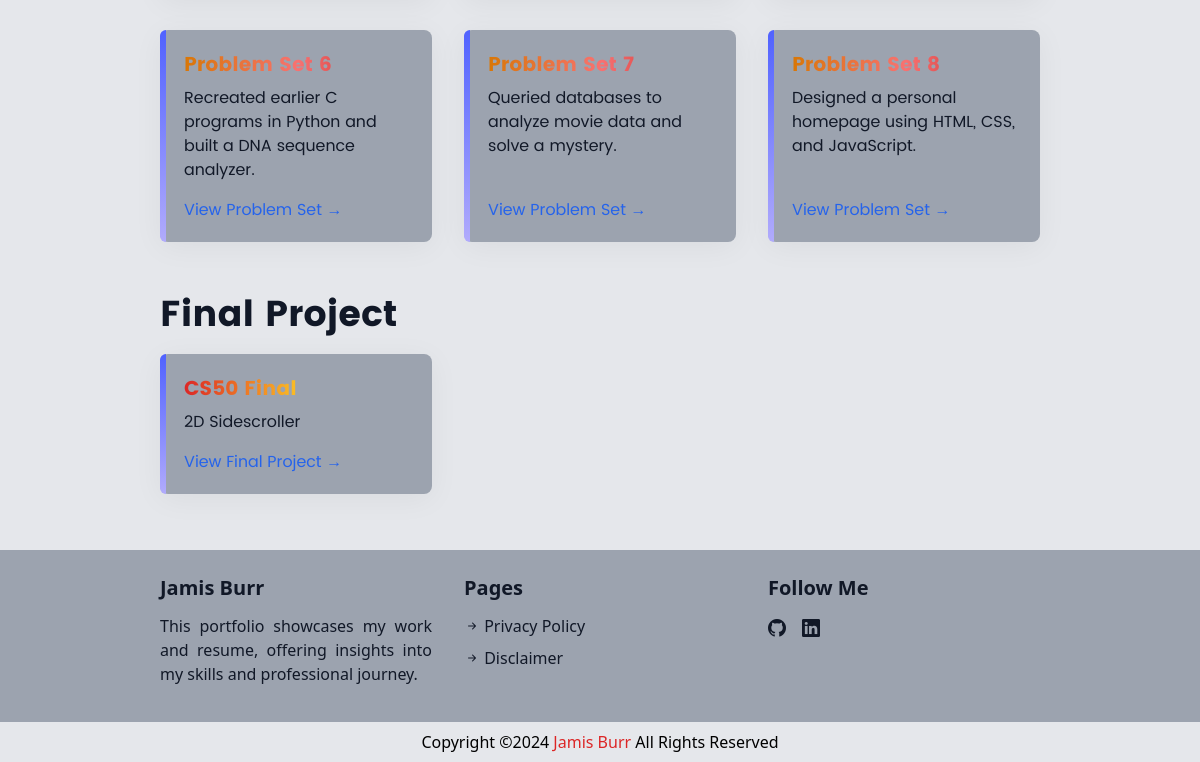
The page /courses/cs50x/ (lower part) on the database as committed earlier.
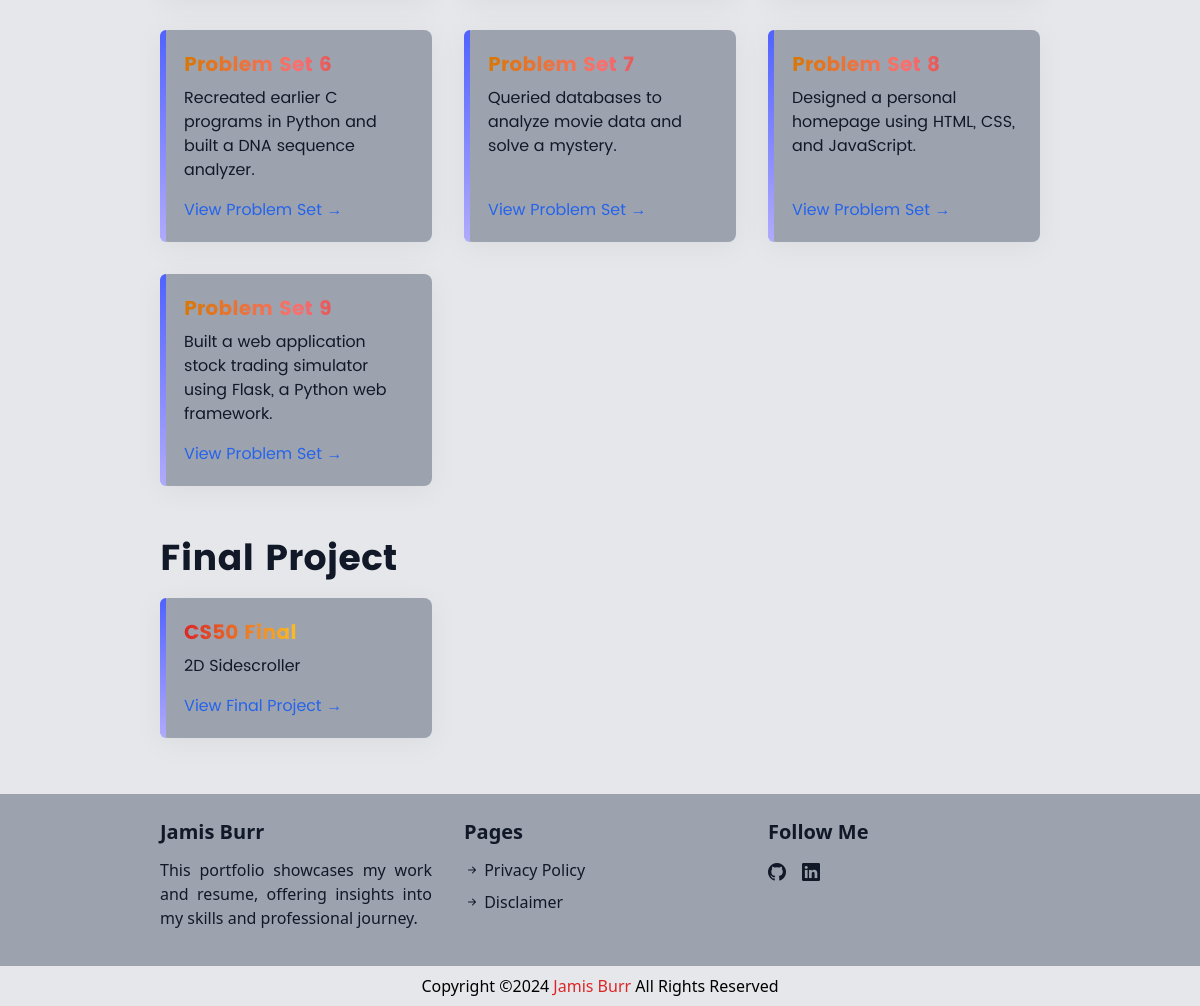
The same page on the database as committed later.
### portfolio_content/models.py (models this page shows, shortened)
class ProblemSet(models.Model):
    title = models.CharField(max_length=200)
    description = models.TextField()
    technologies = models.ManyToManyField(Technology, related_name="problem_sets")
    course = models.ForeignKey(Course, on_delete=models.CASCADE, related_name="problem_sets")
    slug = models.SlugField(blank=True)
    class Meta:
        verbose_name_plural = "Problem Sets"  # Correct plural display in the admin panel

class FinalProject(models.Model):
    title = models.CharField(max_length=200)
    description = models.TextField()
    technologies = models.ManyToManyField(Technology, related_name="final_projects")  # Link to technologies
    course = models.ForeignKey(Course, on_delete=models.CASCADE, related_name="final_projects")  # Link to a course
    screenshot_url = models.URLField(blank=True, null=True)  # Optional screenshot URL
    video_url = models.URLField(blank=True, null=True)  # Optional video URL
    slug = models.SlugField(blank=True, unique=True)  # slug field
    class Meta:
        verbose_name_plural = "Final Project"  # Correct plural display in the admin panel

### portfolio_content/views.py (the view)
# urls.py: path('courses/<slug:course_slug>/', views.course_content, name='course_projects'),  # Course content page
@cache_page(60 * 60)
def course_content(request, course_slug):
    course = get_object_or_404(Course, slug=course_slug)
    certificates = course.certificates.all()
    labs = course.labs.all()
    problem_sets = course.problem_sets.all()
    projects = course.projects.all()
    final_projects = course.final_projects.all()
    return render(request, 'course_content.html', {
        'course': course,
        'certificates': certificates,
        'labs': labs,
        'problem_sets': problem_sets,
        'projects': projects,
        'final_projects': final_projects,
    })

### templates/course_content.html (shortened to what this page needs)
{% extends "layout.html" %}
{% block content %}
{% if problem_sets|length > 0 %}
<div class='bg-gray-200 dark:bg-gray-800 text-gray-900 dark:text-gray-100 pt-8 md:px-20 lg:px-40 xl:px-60'>
    <div class="grid grid-cols-1 sm:grid-cols-2 lg:grid-cols-3 gap-8 px-5 md:px-0">
        {% for problem_set in problem_sets %}
        <div style="box-shadow:0 5px 30px 0 rgba(0,0,0,.05); position: relative;" class='bg-gray-400 dark:bg-gray-900 py-5 pl-6 pr-5 rounded-lg flex flex-col justify-between'>
            <div style="position: absolute; top: 0; left: 0; bottom: 0; width: 6px; border-radius: 6px 0 0 6px;
            background: linear-gradient(to bottom, #5062ff, #b1abfc);"
            class="dark:hidden">
            </div>
            <p style="font-family: Poppins-Bold" class="text-xl text-transparent bg-clip-text bg-gradient-to-r from-amber-600 via-red-400 to-red-700 dark:from-cyan-200 dark:via-blue-300 dark:to-blue-600">
            </p>
            <p style="font-family: Poppins" class="text-gray-900 dark:text-gray-300 pt-2 flex-grow">
                {{ problem_set.description }}
            </p>
            <a href="/courses/{{ course.slug }}/problem-sets/{{ problem_set.slug }}/"
               style="font-family: 'Poppins';"
               class="text-blue-600 dark:text-yellow-200 hover:underline block pt-4">
               View Problem Set →
            </a>
        </div>
        {% endfor %}
    </div>
</div>
{% endif %}
{% if final_projects|length > 0 %}
<div class='bg-gray-200 dark:bg-gray-800 text-gray-900 dark:text-gray-100 pt-8 pb-14 md:px-20 lg:px-40 xl:px-60'>
    <p style="font-family: Poppins-Bold" class='text-4xl font-extrabold py-5 text-center md:text-start'>Final Project</p>
    <div class="grid grid-cols-1 sm:grid-cols-2 lg:grid-cols-3 gap-8 px-5 md:px-0">
        {% for final_project in final_projects %}
        <div style="box-shadow:0 5px 30px 0 rgba(0,0,0,.05); position: relative;" class='bg-gray-400 dark:bg-gray-900 py-5 pl-6 pr-5 rounded-lg flex flex-col justify-between'>
            <div style="position: absolute; top: 0; left: 0; bottom: 0; width: 6px; border-radius: 6px 0 0 6px;
            background: linear-gradient(to bottom, #5062ff, #b1abfc);"
            class="dark:hidden">
            </div>
            <p style="font-family: Poppins-Bold" class="text-xl text-transparent bg-clip-text bg-gradient-to-r from-red-600 via-amber-400 to-amber-700 dark:from-cyan-200 dark:via-blue-300 dark:to-blue-600">
            </p>
            <p style="font-family: Poppins" class="text-gray-900 dark:text-gray-300 pt-2 flex-grow">
                {{ final_project.description }}
            </p>
            <a href="/courses/{{ course.slug }}/final-projects/{{ final_project.slug }}/"
               style="font-family: 'Poppins';"
               class="text-blue-600 dark:text-yellow-200 hover:underline block pt-4">
               View Final Project →
            </a>
        </div>
        {% endfor %}
    </div>
</div>
{% endif %}
{% endblock %}

Rows that differ between the two databases and show on the page:
added ProblemSet: description "Built a web application stock trading simulator using Flask, a Python web framework."
